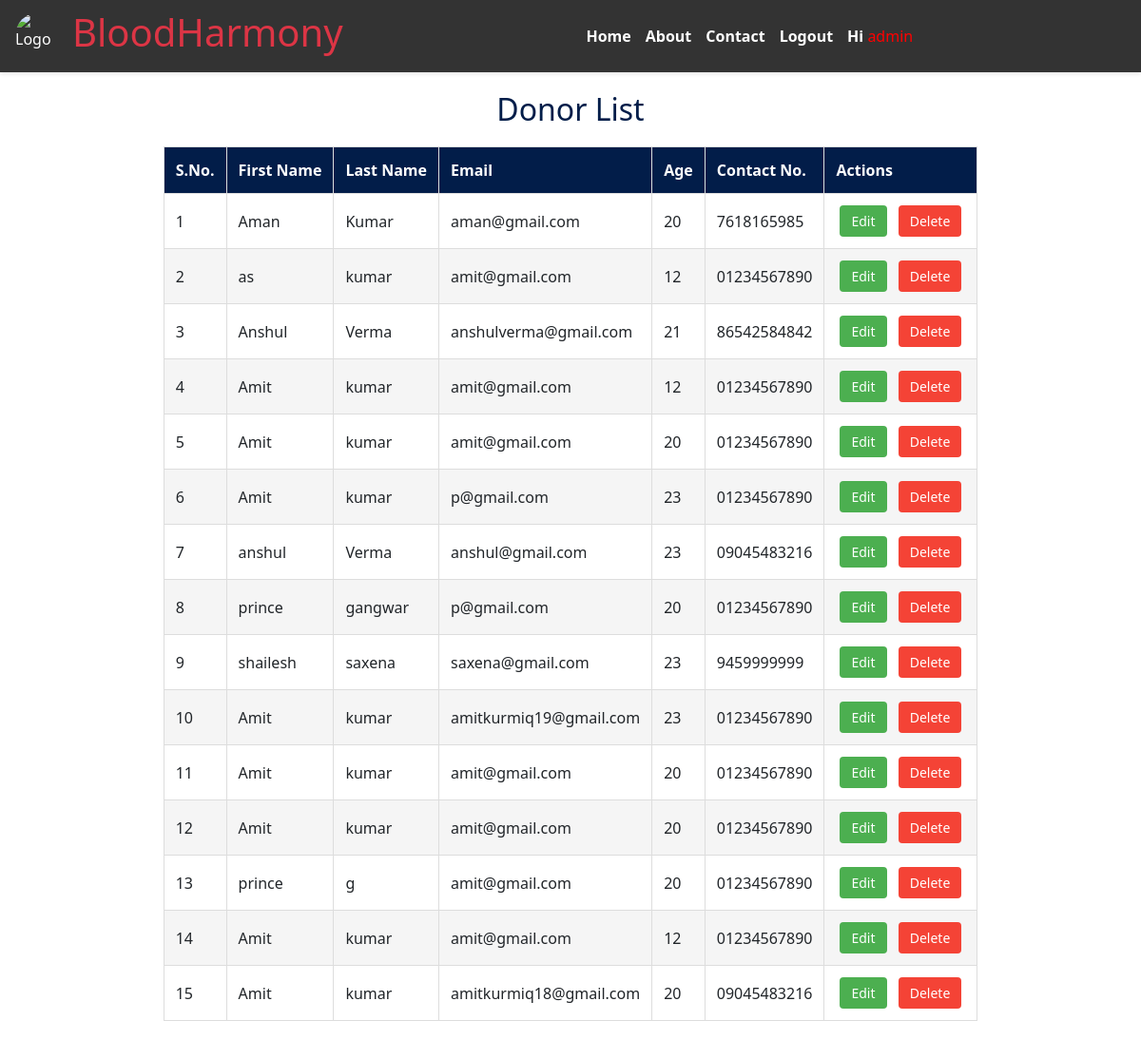
/donors/ (signed in), run on the app's committed database.
### donor/models.py (models this page shows, shortened)
class DonorProfile(models.Model):
    user = models.OneToOneField(UserProfile, on_delete=models.CASCADE)
    first_name = models.CharField(max_length=30)
    last_name = models.CharField(max_length=30)
    age = models.IntegerField()
    contact_number = models.CharField(max_length=15)

class UserProfile(models.Model):
    user = models.OneToOneField(User, on_delete=models.CASCADE)
    user_type = models.CharField(max_length=20)
    otp = models.CharField(max_length=6, null=True, blank=True)
    email_verified = models.BooleanField(default=False)

### donor/views.py (the view)
# urls.py: path('donors/', views.donor_list_view, name='donor_list'),
def donor_list_view(request):
    donors = DonorProfile.objects.all()
    context = {'donors': donors}
    return render(request, 'donor/donor_list.html', context)

### donor/templates/donor/donor_list.html (shortened to what this page needs)
{% extends "home.html" %}
{% block content %}
<div class="donor-list-container">
    <h2 class="donor-list-title">Donor List</h2>
    <table id="donor-table">
        <thead>
            <tr>
                <th>S.No.</th>
                <th>First Name</th>
                <th>Last Name</th>
                <th>Email</th>
                <th>Age</th>
                <th>Contact No.</th>
                <th>Actions</th>
            </tr>
        </thead>
        <tbody>
            {% for donor in donors %}
            <tr>
                <td>{{ forloop.counter }}</td>
                <td>{{ donor.first_name }}</td>
                <td>{{ donor.last_name }}</td>
                <td>{{ donor.user.user.email }}</td>
                <td>{{ donor.age }}</td>
                <td>{{ donor.contact_number }}</td>
                <td>
                    <a href="{% url 'edit_donor' donor.id %}" class="action-btn edit">Edit</a>
                    <a href="{% url 'delete_donor' donor.id %}" class="action-btn delete">Delete</a>
                </td>
            </tr>
            {% empty %}
            <tr>
                <td colspan="7" style="text-align: center;">No donors available.</td>
            </tr>
            {% endfor %}
        </tbody>
    </table>
</div>
{% endblock %}

### donor/templates/home.html (shortened to what this page needs)
<!DOCTYPE html>
<html lang="en">
<head>
    {% load static %}
    <link rel="stylesheet" href="{% static 'css/a.css' %}" />
    <link
      href="https://cdn.jsdelivr.net/npm/bootstrap@5.3.3/dist/css/bootstrap.min.css"
      rel="stylesheet"
    />
</head>
<body>
    <header>
        <nav>
            <div class="logo">
                <img
                  src="https://media.istockphoto.com/id/627356286/photo/general-practitioner-doing-blood-test.jpg?s=612x612&w=0&k=20&c=Zzz_k6JuoDvpmBCKZ_pBzw81yd3awM4hIr6Bf7Zoxig="
                  alt="Logo"
                />
                <h1>
                    <a
                      class="text-danger text-decoration-none cursor-pointer"
                      href="{% url 'index' %}"
                    >BloodHarmony</a>
                </h1>
            </div>
            <ul class="nav-links">
                <li><a href="{% url 'index' %}">Home</a></li>
                <li><a href="{% url 'about' %}">About</a></li>
                <li><a href="{% url 'contact' %}">Contact</a></li>
                {% if user.is_authenticated %}
                    <li><a href="{% url 'logout' %}">Logout</a></li>
                    <li><a>Hi <span>{{ user.username }}</span></a></li>
                {% else %}
                    <li><a href="{% url 'login' %}">Login</a></li>
                    <li><a href="{% url 'register' %}">Register</a></li>
                {% endif %}
            </ul>
        </nav>
    </header>
    {% block content %}{% endblock %}
</body>
</html>

### donor/static/css/a.css (style rules this page uses)
* { margin: 0; padding: 0; box-sizing: border-box; }
body { font-family: Arial, sans-serif; background-color: #f4f4f4; width: 100vw; display: flex; flex-direction: column; }
html, body { height: 100%; margin: 0; }
header { background-color: #333; color: white; padding: 10px 0; box-shadow: 0 2px 4px rgba(0, 0, 0, 0.1); }
nav { display: flex; justify-content: space-between; align-items: center; max-width: 1200px; margin: 0 auto; padding: 0 1rem; }
.logo { display: flex; align-items: center; }
.logo img { width: 50px; height: 50px; border-radius: 50%; }
.logo h1 { color: white; margin-left: 10px; }
.nav-links { list-style: none; display: flex; gap: 15px; margin: auto; }
.nav-links li { display: inline; }
.nav-links a { color: white; text-decoration: none; font-weight: bold; transition: color 0.3s; margin-top: 20px; }
html, body { height: 100%; margin: 0; display: flex; flex-direction: column; }

### data on the page
DonorProfile: first_name "Aman", last_name "Kumar", user.user.email "aman@gmail.com", age "20", contact_number "7618165985"
DonorProfile: first_name "as", last_name "kumar", user.user.email "amit@gmail.com", age "12", contact_number "01234567890"
DonorProfile: first_name "Anshul", last_name "Verma", user.user.email "anshulverma@gmail.com", age "21", contact_number "86542584842"
DonorProfile: first_name "Amit", last_name "kumar", user.user.email "amit@gmail.com", age "12", contact_number "01234567890"
DonorProfile: first_name "Amit", last_name "kumar", user.user.email "amit@gmail.com", age "20", contact_number "01234567890"
DonorProfile: first_name "Amit", last_name "kumar", user.user.email "p@gmail.com", age "23", contact_number "01234567890"
DonorProfile: first_name "anshul", last_name "Verma", user.user.email "anshul@gmail.com", age "23", contact_number "09045483216"
DonorProfile: first_name "prince", last_name "gangwar", user.user.email "p@gmail.com", age "20", contact_number "01234567890"
DonorProfile: first_name "shailesh", last_name "saxena", user.user.email "saxena@gmail.com", age "23", contact_number "9459999999"
DonorProfile: first_name "Amit", last_name "kumar", user.user.email "amitkurmiq19@gmail.com", age "23", contact_number "01234567890"
DonorProfile: first_name "Amit", last_name "kumar", user.user.email "amit@gmail.com", age "20", contact_number "01234567890"
DonorProfile: first_name "Amit", last_name "kumar", user.user.email "amit@gmail.com", age "20", contact_number "01234567890"
DonorProfile: first_name "prince", last_name "g", user.user.email "amit@gmail.com", age "20", contact_number "01234567890"
DonorProfile: first_name "Amit", last_name "kumar", user.user.email "amit@gmail.com", age "12", contact_number "01234567890"
DonorProfile: first_name "Amit", last_name "kumar", user.user.email "amitkurmiq18@gmail.com", age "20", contact_number "09045483216"

### other printed values
{{ user.username }} "admin"
